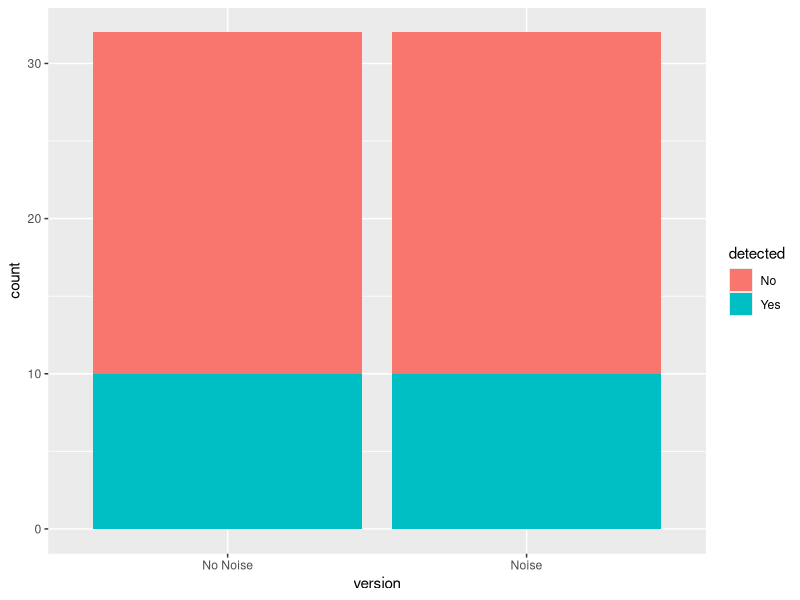
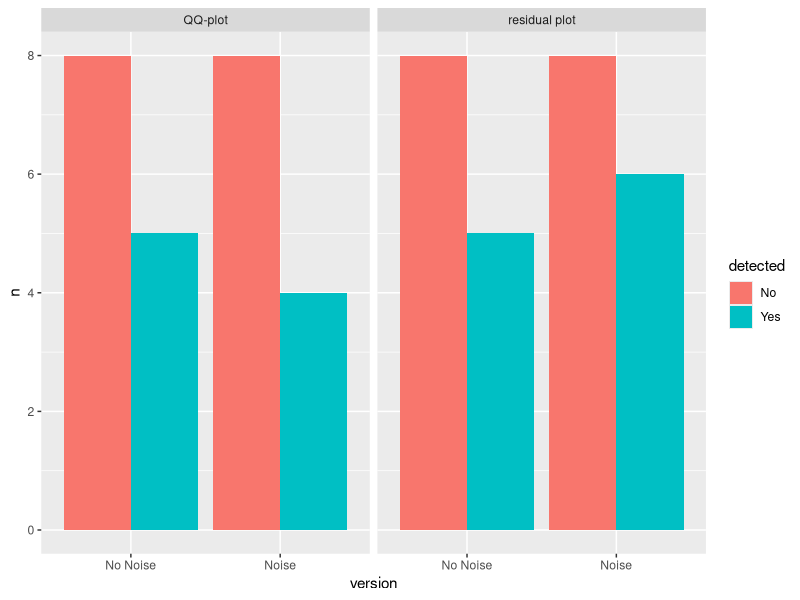
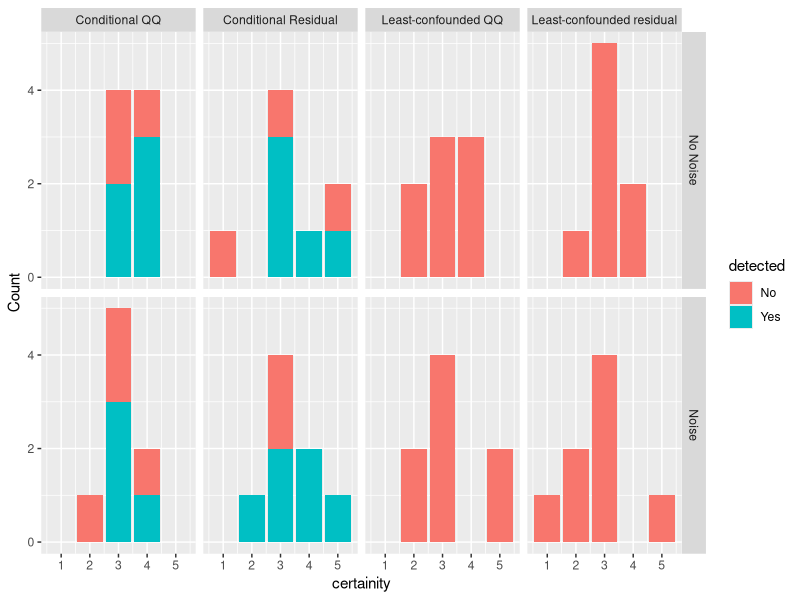
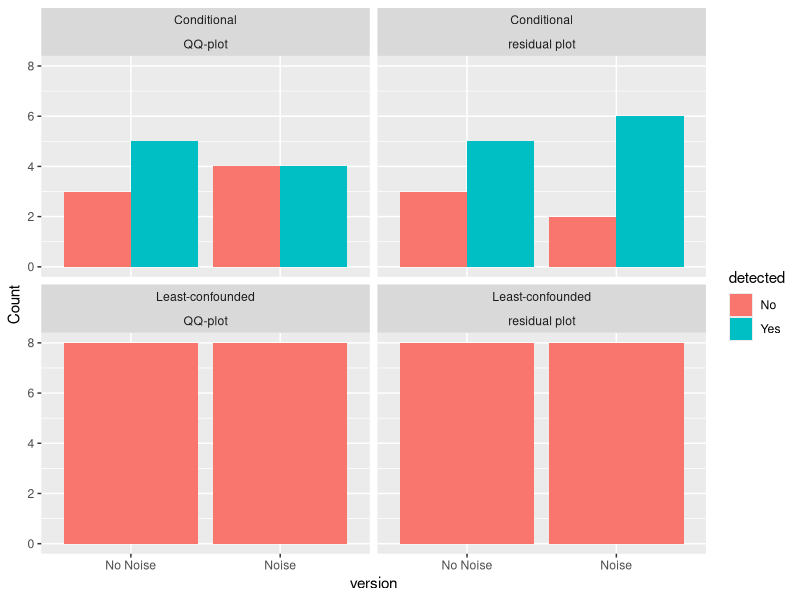
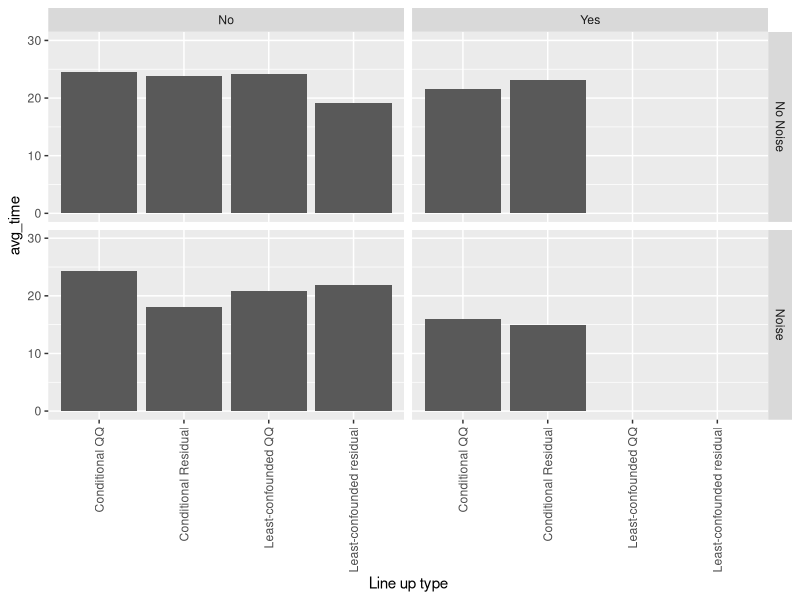

Write the R code that produced these figures, in order.
## ---- chunk 1
knitr::opts_chunk$set(echo = F)
library(readr)
library(dplyr)
library(tidyverse)
library(stringr)
## ---- chunk 2

pilot_survey_results <-
  read_csv(here::here("data/pilot_survey_results.csv"))
images_allocation <-
  read_csv(here::here("data/images_allocation.csv"))

visits<- images_allocation%>%
  distinct(unique_id)%>%
  nrow()

images_allocation <- images_allocation %>% mutate(assigned_plot = paste0("v", plot_num, version , "_" , plot_order, ".png")) %>%
  select(-c(1,8:11))

correct <- c(
  "v11_1.png" = 3,
  "v11_2.png" = 1,
  "v11_3.png" = 7,
  "v11_4.png" = 5,
  
  "v12_1.png" = 5,
  "v12_2.png" = 2,
  "v12_3.png" = 8,
  "v12_4.png" = 1,
  
  "v13_1.png" = 2,
  "v13_2.png" = 5,
  "v13_3.png" = 9,
  "v13_4.png" = 6,
  
  "v14_1.png" = 10,
  "v14_2.png" = 4,
  "v14_3.png" = 9,
  "v14_4.png" = 10,
  
  "v15_1.png" = 7,
  "v15_2.png" = 3,
  "v15_3.png" = 10,
  "v15_4.png" = 13,
  
  "vNA1_NA.png" = 8,
  "vNA2_NA.png" = 8,
  "vNA3_NA.png" = 8,
  "vNA4_NA.png" = 8,
  
  
  "v21_1.png" = 1,
  "v21_2.png" = 4,
  "v21_3.png" = 14,
  "v21_4.png" = 6,
  
  "v22_1.png" = 6,
  "v22_2.png" = 14,
  "v22_3.png" = 3,
  "v22_4.png" = 11,
  
  "v23_1.png" = 3,
  "v23_2.png" = 7,
  "v23_3.png" = 5,
  "v23_4.png" = 12,
  
  
  "v24_1.png" = 6,
  "v24_2.png" = 14,
  "v24_3.png" = 3,
  "v24_4.png" = 16,
  
  
  "v25_1.png" = 6,
  "v25_2.png" = 14,
  "v25_3.png" = 3,
  "v25_4.png" = 13
)

true_plots <- tibble(
  plot_name = c(
    "v11_1.png",
    "v11_2.png",
    "v11_3.png",
    "v11_4.png",
    
    "v12_1.png",
    "v12_2.png",
    "v12_3.png",
    "v12_4.png",
    
    "v13_1.png",
    "v13_2.png",
    "v13_3.png",
    "v13_4.png",
    
    "v14_1.png",
    "v14_2.png",
    "v14_3.png",
    "v14_4.png",
    
    "v15_1.png",
    "v15_2.png",
    "v15_3.png",
    "v15_4.png",
    
    "vNA1_NA.png",
    "vNA2_NA.png",
    "vNA3_NA.png",
    "vNA4_NA.png",
    "vNA5_NA.png",
    
    
    
    "v21_1.png",
    "v21_2.png",
    "v21_3.png",
    "v21_4.png",
    
    "v22_1.png",
    "v22_2.png",
    "v22_3.png",
    "v22_4.png",
    
    "v23_1.png",
    "v23_2.png",
    "v23_3.png",
    "v23_4.png",
    
    
    "v24_1.png",
    "v24_2.png",
    "v24_3.png",
    "v24_4.png",
    
    
    "v25_1.png",
    "v25_2.png",
    "v25_3.png",
    "v25_4.png"
  ),
  true_plot = c(
    3,
    1,
    7,
    5,
    
    5,
    2,
    8,
    1,
    
    2,
    5,
    9,
    6,
    
    10,
    4,
    9,
    10,
    
    7,
    3,
    10,
    13,
    
    8,
    8,
    8,
    8,
    8,
    
    
    1,
    4,
    14,
    6,
    
    6,
    14,
    3,
    11,
    
    3,
    7,
    5,
    12,
    
    
    6,
    14,
    3,
    16,
    
    6,
    14,
    3,
    13
  )
)
## ---- chunk 3

images_allocation <- images_allocation %>%
  left_join(true_plots,by=c("assigned_plot"="plot_name"))

data <- pilot_survey_results %>%
  left_join(images_allocation, by = c(c("identifier" = "unique_id"),c("plot"="assigned_plot")))

## ---- chunk 4
attempts <- data %>%
  distinct(Name) %>%
  nrow()
attempts

gender <- data %>%
distinct(Gender,Name)%>% 
  group_by(Gender)%>%
  count(Gender)

gender

  
## ---- chunk 5

analysis_data <- data %>%
  rename(plot_type=plot.y)%>%
  mutate(detected=case_when((responses==true_plot )~"Yes",
                              (responses!=true_plot)~"No"),
         version=case_when( (noise=="yes")~"Noise",
           (noise=="no")~"No Noise"
         )) 

#using reference plot 
reference_plot <- analysis_data %>%
  filter((plot_type=="control")&(detected=="No"))%>%
  select(identifier,Name)
  

analysis_data <- analysis_data %>%
  anti_join(reference_plot,by="identifier")%>%
  filter(plot_type!="control")


analysis_data %>%
count(version,detected)

analysis_data%>%
  ggplot(aes(x=version,fill=detected))+
  geom_bar()

analysis_data%>%
  count(resid,plot_type,version,detected)%>%
  mutate(total=attempts,
         prop=n/total)


analysis_data%>%
  count(resid,plot_type,version,detected)%>%
  mutate(total=attempts,
         prop=n/total)%>%
  filter(detected=="Yes")
  
  


analysis_data%>%
  count(resid,plot_type,version,detected)%>%
 # filter(resid=="Least-confounded")%>%
  ggplot(aes(x=version,y=n,fill=detected))+
  geom_col(position="dodge")+
  facet_wrap(~plot_type)


## ---- chunk 6

  analysis_data %>%
  group_by(resid,plot_type,version,detected)%>%
  count(certainity)%>%
  mutate(
    pname=case_when(
      str_detect(resid,"Conditional") &str_detect(plot_type,"residual plot")~"Conditional Residual",
      str_detect(resid,"Conditional") & str_detect(plot_type,"QQ-plot")~"Conditional QQ",
      str_detect(resid,"Least-confounded") & str_detect(plot_type,"QQ-plot")~"Least-confounded QQ",
      str_detect(resid,"Least-confounded") & str_detect(plot_type,"residual plot")~"Least-confounded residual"
    ))%>%
  ggplot(aes(x=certainity,y=n,fill=detected))+
  geom_col()+
  facet_grid(version~pname)+
  scale_y_continuous(breaks = seq(0,10,by=2))+
ylab("Count")

analysis_data%>%
  count(resid,plot_type,version,detected)%>%
 # filter(resid=="Conditional")%>%
  ggplot(aes(x=version,y=n,fill=detected))+
  geom_col(position="dodge")+
  facet_wrap(resid~plot_type)+
ylab("Count")

## ---- chunk 7
#time: mean, sd, order
time_analysis <- analysis_data %>%
  mutate(
    pname=case_when(
      str_detect(resid,"Conditional") &str_detect(plot_type,"residual plot")~"Conditional Residual",
      str_detect(resid,"Conditional") & str_detect(plot_type,"QQ-plot")~"Conditional QQ",
      str_detect(resid,"Least-confounded") & str_detect(plot_type,"QQ-plot")~"Least-confounded QQ",
      str_detect(resid,"Least-confounded") & str_detect(plot_type,"residual plot")~"Least-confounded residual"
    ))

time_analysis%>%
  group_by(pname)%>%
  summarise(avg_time=mean(time))%>%
  arrange(avg_time)


time_analysis%>%
  group_by(pname,version)%>%
  summarise(avg_time=mean(time))%>%
  arrange(avg_time)
## ---- chunk 8
time_analysis %>%
  group_by(pname,version,detected)%>%
  summarise(avg_time=mean(time))%>%
  arrange(avg_time)%>%

  ggplot(aes(y=avg_time,x=pname))+
  geom_col()+
  theme(axis.text.x = element_text(angle = 90, vjust = 0.5, hjust=1))+
  facet_grid(version~detected)+
  xlab("Line up type")+
  ylim(0,30)

